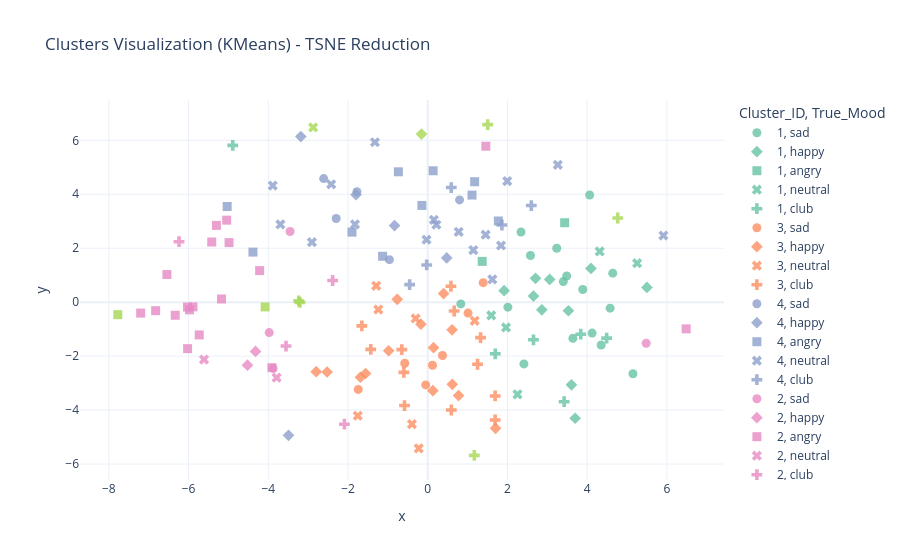

The notebook cell this image was saved under:
### Markdown cell above
## Krok 4: Klastrowanie wieloma algorytmami i Ewaluacja (Adjusted Rand Score)

### Code cell
import pandas as pd
from sklearn.manifold import TSNE

# Load original CSV to get 'title' and 'artist' columns
df_songs = pd.read_csv("data/processed/songs.csv")

def cluster_embeddings(embeddings: NDArray, algorithm_name: str, **kwargs):
    if algorithm_name == 'GaussianMixture':
        model = GaussianMixture(**kwargs)
        model.fit(embeddings)
        labels = model.predict(embeddings)
    elif algorithm_name == 'KMeans':
        model = KMeans(**kwargs)
        labels = model.fit_predict(embeddings)
    elif algorithm_name == 'AgglomerativeClustering':
        model = AgglomerativeClustering(**kwargs)
        labels = model.fit_predict(embeddings)
    else:
        raise ValueError("Unsupported algorithm in this example")
    return labels, model

# 1. KMeans
labels_kmeans, _ = cluster_embeddings(embeddings, 'KMeans', n_clusters=TRUE_K, random_state=42, n_init=10)
ari_kmeans = adjusted_rand_score(image_labels, labels_kmeans)

# 2. Gaussian Mixture Model (GMM)
labels_gmm, _ = cluster_embeddings(embeddings, 'GaussianMixture', n_components=TRUE_K, random_state=42)
ari_gmm = adjusted_rand_score(image_labels, labels_gmm)

# 3. Agglomerative Clustering (Hierarchical)
labels_agg, _ = cluster_embeddings(embeddings, 'AgglomerativeClustering', n_clusters=TRUE_K, linkage='ward')
ari_agg = adjusted_rand_score(image_labels, labels_agg)

print("\n--- Evaluation Results (Adjusted Rand Score) ---")
print(f"KMeans ARI:                  {ari_kmeans:.4f}")
print(f"Gaussian Mixture ARI:        {ari_gmm:.4f}")
print(f"Agglomerative Clustering ARI: {ari_agg:.4f}")

## Interactive Visualization of the best model using Plotly
def plot_embeddings(
    embeddings: NDArray, 
    clustering_results, 
    symbol: str, 
    color: str, 
    classes: list, 
    titles: list,
    artists: list,
    reduction_technique: str = "tsne"
):
    # Using t-SNE for dimensionality reduction for visualization
    transformer = TSNE(n_components=2, random_state=42, perplexity=30)
    reduced = transformer.fit_transform(embeddings)
    
    clustering_results = list(map(str, clustering_results))
    
    df = pd.DataFrame({
        "x": reduced[:, 0],
        "y": reduced[:, 1],
        "True_Mood": classes,
        "Cluster_ID": clustering_results,
        "Artist": artists,
        "Title": titles
    })
    
    df = df.astype({"True_Mood": "category", "Cluster_ID": "category"})
    title = f"Clusters Visualization (KMeans) - {reduction_technique.upper()} Reduction"
    
    fig = px.scatter(
        df, x="x", y="y",
        color="Cluster_ID",         # Color represents the assigned cluster
        symbol="True_Mood",         # Marker shape represents the true mood from CSV
        title=title, 
        # Customize hover data: disable X and Y, enable Artist, Title, Mood and Cluster
        hover_data={
            "x": False,
            "y": False,
            "Artist": True,
            "Title": True,
            "True_Mood": True,
            "Cluster_ID": True
        },
        color_discrete_sequence=px.colors.qualitative.Set2
    )
    fig.update_traces(marker=dict(size=9, opacity=0.8))
    fig.update_layout(template="plotly_white")
    fig.show()

print("\nGenerating an interactive plot for the KMeans model...")
plot_embeddings(
    embeddings=embeddings,
    clustering_results=labels_kmeans,
    symbol="True_Mood",
    color="Cluster_ID",
    classes=image_labels,
    titles=df_songs["title"].tolist(),    # Fetching titles
    artists=df_songs["artist"].tolist(),  # Fetching artists
    reduction_technique="tsne"
)

### Figure 1 — Plotly figure (JSON) as saved in the notebook; plotly's stock layout.template omitted (floating-point values rounded to 4 significant figures)
{"data": [{"customdata": [["Adele", "Hello", "sad", "1"], ["Adele", "Easy On Me", "sad", "1"], ["Adele", "Set Fire to the Rain", "sad", "1"], ["Adele", "Someone Like You", "sad", "1"], ["Adele", "When We Were Young", "sad", "1"], ["Adele", "All I Ask", "sad", "1"], ["Radiohead", "Creep", "sad", "1"], ["Radiohead", "Fake Plastic Trees", "sad", "1"], ["Radiohead", "All I Need", "sad", "1"], ["Lana Del Rey", "Born to Die", "sad", "1"], ["Billie Eilish", "WILDFLOWER", "sad", "1"], ["Billie Eilish", "when the party’s over", "sad", "1"], ["Billie Eilish", "Happier Than Ever", "sad", "1"], ["Billie Eilish", "everything i wanted", "sad", "1"], ["Billie Eilish", "idontwannabeyouanymore", "sad", "1"], ["Billie Eilish", "i love you", "sad", "1"]], "hovertemplate": "Cluster_ID=%{customdata[3]}<br>True_Mood=%{customdata[2]}<br>Artist=%{customdata[0]}<br>Title=%{customdata[1]}<extra></extra>", "legendgroup": "1, sad", "marker": {"color": "rgb(102,194,165)", "opacity": 0.8, "size": 9, "symbol": "circle"}, "mode": "markers", "name": "1, sad", "orientation": "v", "showlegend": true, "type": "scatter", "x": [3.89, 3.237, 0.83, 3.488, 2.341, 4.642, 4.063, 5.149, 2.413, 2.011, 3.401, 3.643, 4.576, 2.578, 4.352, 4.124], "xaxis": "x", "y": [0.4706, 1.998, -0.06547, 0.9705, 2.599, 1.076, 3.973, -2.653, -2.29, -0.1865, 0.7636, -1.342, -0.2221, 1.728, -1.588, -1.147], "yaxis": "y"}, {"customdata": [["Pharrell Williams", "Happy", "happy", "1"], ["Pharrell Williams", "Marilyn Monroe", "happy", "1"], ["Pharrell Williams", "Gust of Wind", "happy", "1"], ["Katy Perry", "The One That Got Away", "happy", "1"], ["Katy Perry", "I Kissed a Girl", "happy", "1"], ["Bruno Mars", "When I Was Your Man", "happy", "1"], ["Dua Lipa", "Don’t Start Now", "happy", "1"], ["Dua Lipa", "IDGAF", "happy", "1"], ["Dua Lipa", "Break My Heart", "happy", "1"], ["Dua Lipa", "Kiss and Make Up", "happy", "1"]], "hovertemplate": "Cluster_ID=%{customdata[3]}<br>True_Mood=%{customdata[2]}<br>Artist=%{customdata[0]}<br>Title=%{customdata[1]}<extra></extra>", "legendgroup": "1, happy", "marker": {"color": "rgb(102,194,165)", "opacity": 0.8, "size": 9, "symbol": "diamond"}, "mode": "markers", "name": "1, happy", "orientation": "v", "showlegend": true, "type": "scatter", "x": [3.53, 5.5, 1.917, 2.704, 3.699, 3.06, 2.654, 2.863, 4.096, 3.606], "xaxis": "x", "y": [-0.3192, 0.5463, 0.4237, 0.883, -4.304, 0.8417, 0.2261, -0.2842, 1.249, -3.063], "yaxis": "y"}, {"customdata": [["Slipknot", "Snuff", "angry", "1"], ["Korn", "Daddy", "angry", "1"]], "hovertemplate": "Cluster_ID=%{customdata[3]}<br>True_Mood=%{customdata[2]}<br>Artist=%{customdata[0]}<br>Title=%{customdata[1]}<extra></extra>", "legendgroup": "1, angry", "marker": {"color": "rgb(102,194,165)", "opacity": 0.8, "size": 9, "symbol": "square"}, "mode": "markers", "name": "1, angry", "orientation": "v", "showlegend": true, "type": "scatter", "x": [1.368, 3.436], "xaxis": "x", "y": [1.511, 2.944], "yaxis": "y"}, {"customdata": [["The Beatles", "In My Life", "neutral", "1"], ["The Beatles", "Hey Jude", "neutral", "1"], ["The Beatles", "Something", "neutral", "1"], ["Fleetwood Mac", "Silver Springs", "neutral", "1"], ["Fleetwood Mac", "Songbird", "neutral", "1"]], "hovertemplate": "Cluster_ID=%{customdata[3]}<br>True_Mood=%{customdata[2]}<br>Artist=%{customdata[0]}<br>Title=%{customdata[1]}<extra></extra>", "legendgroup": "1, neutral", "marker": {"color": "rgb(102,194,165)", "opacity": 0.8, "size": 9, "symbol": "x"}, "mode": "markers", "name": "1, neutral", "orientation": "v", "showlegend": true, "type": "scatter", "x": [4.315, 2.252, 5.253, 1.594, 1.965], "xaxis": "x", "y": [1.88, -3.417, 1.445, -0.4903, -0.9373], "yaxis": "y"}, {"customdata": [["David Guetta", "Say My Name", "club", "1"], ["David Guetta", "Don’t Leave Me Alone", "club", "1"], ["Calvin Harris", "One Kiss", "club", "1"], ["Calvin Harris", "Summer", "club", "1"], ["Disclosure", "Latch", "club", "1"], ["Disclosure", "You & Me (Flume Remix)", "club", "1"]], "hovertemplate": "Cluster_ID=%{customdata[3]}<br>True_Mood=%{customdata[2]}<br>Artist=%{customdata[0]}<br>Title=%{customdata[1]}<extra></extra>", "legendgroup": "1, club", "marker": {"color": "rgb(102,194,165)", "opacity": 0.8, "size": 9, "symbol": "cross"}, "mode": "markers", "name": "1, club", "orientation": "v", "showlegend": true, "type": "scatter", "x": [4.49, 3.84, 3.423, -4.891, 2.653, 1.695], "xaxis": "x", "y": [-1.335, -1.188, -3.689, 5.811, -1.395, -1.914], "yaxis": "y"}, {"customdata": [["Adele", "Rolling in the Deep", "sad", "3"], ["Lana Del Rey", "Young and Beautiful", "sad", "3"], ["Lana Del Rey", "Summertime Sadness", "sad", "3"], ["Lana Del Rey", "West Coast", "sad", "3"], ["Lana Del Rey", "Video Games", "sad", "3"], ["Lana Del Rey", "Norman fucking Rockwell", "sad", "3"], ["Lana Del Rey", "Diet Mountain Dew (The Flight Demo)", "sad", "3"]], "hovertemplate": "Cluster_ID=%{customdata[3]}<br>True_Mood=%{customdata[2]}<br>Artist=%{customdata[0]}<br>Title=%{customdata[1]}<extra></extra>", "legendgroup": "3, sad", "marker": {"color": "rgb(252,141,98)", "opacity": 0.8, "size": 9, "symbol": "circle"}, "mode": "markers", "name": "3, sad", "orientation": "v", "showlegend": true, "type": "scatter", "x": [1.011, 1.392, -0.05075, 0.1205, -1.743, 0.371, -0.5757], "xaxis": "x", "y": [-0.4054, 0.722, -3.068, -2.338, -3.236, -1.977, -2.265], "yaxis": "y"}, {"customdata": [["Pharrell Williams", "Sangria Wine", "happy", "3"], ["Pharrell Williams", "Frontin’", "happy", "3"], ["Katy Perry", "California Gurls", "happy", "3"], ["Katy Perry", "Dark Horse", "happy", "3"], ["Bruno Mars", "That’s What I Like", "happy", "3"], ["Bruno Mars", "Finesse (Remix)", "happy", "3"], ["Bruno Mars", "Versace on the Floor", "happy", "3"], ["Bruno Mars", "Risk It All", "happy", "3"], ["Bruno Mars", "24K Magic", "happy", "3"], ["Bruno Mars", "Locked Out of Heaven", "happy", "3"], ["Dua Lipa", "New Rules", "happy", "3"], ["Dua Lipa", "Levitating", "happy", "3"], ["Dua Lipa", "Blow Your Mind (Mwah)", "happy", "3"], ["Dua Lipa", "Be the One", "happy", "3"]], "hovertemplate": "Cluster_ID=%{customdata[3]}<br>True_Mood=%{customdata[2]}<br>Artist=%{customdata[0]}<br>Title=%{customdata[1]}<extra></extra>", "legendgroup": "3, happy", "marker": {"color": "rgb(252,141,98)", "opacity": 0.8, "size": 9, "symbol": "diamond"}, "mode": "markers", "name": "3, happy", "orientation": "v", "showlegend": true, "type": "scatter", "x": [1.702, 0.7736, -1.558, 0.1461, -1.689, -2.524, 0.6162, 0.3992, -2.797, -0.765, 0.611, 0.129, -0.9796, -0.1708], "xaxis": "x", "y": [-4.677, -3.462, -2.646, -1.689, -2.784, -2.589, -3.044, 0.319, -2.576, 0.1051, -1.026, -3.281, -1.802, -0.8147], "yaxis": "y"}, {"customdata": [["Coldplay", "The Scientist", "neutral", "3"], ["Coldplay", "Yellow", "neutral", "3"], ["Coldplay", "Hymn for the Weekend", "neutral", "3"], ["Coldplay", "Sparks", "neutral", "3"], ["Coldplay", "A Sky Full of Stars", "neutral", "3"], ["The Beatles", "Here Comes the Sun", "neutral", "3"], ["Fleetwood Mac", "The Chain", "neutral", "3"]], "hovertemplate": "Cluster_ID=%{customdata[3]}<br>True_Mood=%{customdata[2]}<br>Artist=%{customdata[0]}<br>Title=%{customdata[1]}<extra></extra>", "legendgroup": "3, neutral", "marker": {"color": "rgb(252,141,98)", "opacity": 0.8, "size": 9, "symbol": "x"}, "mode": "markers", "name": "3, neutral", "orientation": "v", "showlegend": true, "type": "scatter", "x": [-0.3027, -0.2249, -1.291, -1.755, -1.24, -0.395, 1.179], "xaxis": "x", "y": [-0.6039, -5.421, 0.606, -4.211, -0.2738, -4.522, -0.6917], "yaxis": "y"}, {"customdata": [["David Guetta", "2U", "club", "3"], ["David Guetta", "Hey Mama", "club", "3"], ["David Guetta", "I’m Good (Blue)", "club", "3"], ["David Guetta", "Flames", "club", "3"], ["David Guetta", "Where Them Girls At", "club", "3"], ["Calvin Harris", "Slide", "club", "3"], ["Calvin Harris", "Feels", "club", "3"], ["Calvin Harris", "Promises", "club", "3"], ["Calvin Harris", "This Is What You Came For", "club", "3"], ["Disclosure", "Magnets", "club", "3"], ["Disclosure", "You & Me", "club", "3"], ["FISHER", "Atmosphere", "club", "3"]], "hovertemplate": "Cluster_ID=%{customdata[3]}<br>True_Mood=%{customdata[2]}<br>Artist=%{customdata[0]}<br>Title=%{customdata[1]}<extra></extra>", "legendgroup": "3, club", "marker": {"color": "rgb(252,141,98)", "opacity": 0.8, "size": 9, "symbol": "cross"}, "mode": "markers", "name": "3, club", "orientation": "v", "showlegend": true, "type": "scatter", "x": [0.5823, 1.692, -0.5986, 0.6639, 0.592, -1.429, -1.652, -0.6493, 1.691, 1.25, 1.326, -0.5823], "xaxis": "x", "y": [0.5895, -3.477, -2.604, -0.3288, -3.998, -1.75, -0.8787, -1.759, -4.369, -2.302, -1.315, -3.832], "yaxis": "y"}, {"customdata": [["Adele", "Skyfall", "sad", "4"], ["Radiohead", "No Surprises", "sad", "4"], ["Radiohead", "Exit Music (For a Film)", "sad", "4"], ["Radiohead", "Let Down", "sad", "4"], ["Billie Eilish", "lovely", "sad", "4"]], "hovertemplate": "Cluster_ID=%{customdata[3]}<br>True_Mood=%{customdata[2]}<br>Artist=%{customdata[0]}<br>Title=%{customdata[1]}<extra></extra>", "legendgroup": "4, sad", "marker": {"color": "rgb(141,160,203)", "opacity": 0.8, "size": 9, "symbol": "circle"}, "mode": "markers", "name": "4, sad", "orientation": "v", "showlegend": true, "type": "scatter", "x": [-0.9612, -1.775, -2.611, -2.296, 0.7987], "xaxis": "x", "y": [1.575, 4.095, 4.582, 3.101, 3.789], "yaxis": "y"}, {"customdata": [["Pharrell Williams", "Double Life", "happy", "4"], ["Katy Perry", "Wide Awake", "happy", "4"], ["Katy Perry", "Chained to the Rhythm", "happy", "4"], ["Katy Perry", "Firework", "happy", "4"], ["Bruno Mars", "It Will Rain", "happy", "4"]], "hovertemplate": "Cluster_ID=%{customdata[3]}<br>True_Mood=%{customdata[2]}<br>Artist=%{customdata[0]}<br>Title=%{customdata[1]}<extra></extra>", "legendgroup": "4, happy", "marker": {"color": "rgb(141,160,203)", "opacity": 0.8, "size": 9, "symbol": "diamond"}, "mode": "markers", "name": "4, happy", "orientation": "v", "showlegend": true, "type": "scatter", "x": [-3.184, -3.492, -0.8312, -1.799, 0.4769], "xaxis": "x", "y": [6.137, -4.936, 2.838, 3.981, 1.64], "yaxis": "y"}, {"customdata": [["Slipknot", "Duality", "angry", "4"], ["Slipknot", "Wait and Bleed", "angry", "4"], ["System of a Down", "Chop Suey!", "angry", "4"], ["System of a Down", "Toxicity", "angry", "4"], ["System of a Down", "Aerials", "angry", "4"], ["System of a Down", "Lonely Day", "angry", "4"], ["Korn", "Freak On a Leash", "angry", "4"], ["Korn", "Blind", "angry", "4"], ["Korn", "Falling Away from Me", "angry", "4"], ["Korn", "Got the Life", "angry", "4"]], "hovertemplate": "Cluster_ID=%{customdata[3]}<br>True_Mood=%{customdata[2]}<br>Artist=%{customdata[0]}<br>Title=%{customdata[1]}<extra></extra>", "legendgroup": "4, angry", "marker": {"color": "rgb(141,160,203)", "opacity": 0.8, "size": 9, "symbol": "square"}, "mode": "markers", "name": "4, angry", "orientation": "v", "showlegend": true, "type": "scatter", "x": [1.112, -5.031, -0.7356, 0.1363, -1.131, -0.1453, 1.773, 1.177, -1.9, -4.384], "xaxis": "x", "y": [3.97, 3.546, 4.832, 4.87, 1.701, 3.585, 3.009, 4.465, 2.598, 1.856], "yaxis": "y"}, {"customdata": [["Coldplay", "Viva La Vida", "neutral", "4"], ["Coldplay", "Fix You", "neutral", "4"], ["Coldplay", "Adventure of a Lifetime", "neutral", "4"], ["The Beatles", "Yesterday", "neutral", "4"], ["The Beatles", "Let It Be", "neutral", "4"], ["The Beatles", "Eleanor Rigby", "neutral", "4"], ["Fleetwood Mac", "Dreams", "neutral", "4"], ["Fleetwood Mac", "Landslide", "neutral", "4"], ["Fleetwood Mac", "Rhiannon", "neutral", "4"], ["Fleetwood Mac", "Go Your Own Way", "neutral", "4"], ["Fleetwood Mac", "Gypsy", "neutral", "4"], ["Pink Floyd", "Wish You Were Here", "neutral", "4"], ["Pink Floyd", "Comfortably Numb", "neutral", "4"], ["Pink Floyd", "Time", "neutral", "4"], ["Pink Floyd", "Brain Damage", "neutral", "4"], ["Pink Floyd", "Breathe (In the Air)", "neutral", "4"], ["Pink Floyd", "Hey You", "neutral", "4"]], "hovertemplate": "Cluster_ID=%{customdata[3]}<br>True_Mood=%{customdata[2]}<br>Artist=%{customdata[0]}<br>Title=%{customdata[1]}<extra></extra>", "legendgroup": "4, neutral", "marker": {"color": "rgb(141,160,203)", "opacity": 0.8, "size": 9, "symbol": "x"}, "mode": "markers", "name": "4, neutral", "orientation": "v", "showlegend": true, "type": "scatter", "x": [-3.696, 1.145, 1.622, 1.996, -0.02971, -1.324, 0.7771, 1.454, 5.913, 0.1558, 1.84, -3.887, 3.264, -1.825, -2.904, -2.421, 0.2179], "xaxis": "x", "y": [2.882, 1.93, 0.8441, 4.487, 2.316, 5.928, 2.606, 2.501, 2.468, 3.052, 2.1, 4.322, 5.092, 2.884, 2.223, 4.368, 2.869], "yaxis": "y"}, {"customdata": [["Calvin Harris", "How Deep Is Your Love", "club", "4"], ["Disclosure", "Omen", "club", "4"], ["Disclosure", "Nocturnal", "club", "4"], ["Disclosure", "Help Me Lose My Mind", "club", "4"], ["FISHER", "Rain", "club", "4"]], "hovertemplate": "Cluster_ID=%{customdata[3]}<br>True_Mood=%{customdata[2]}<br>Artist=%{customdata[0]}<br>Title=%{customdata[1]}<extra></extra>", "legendgroup": "4, club", "marker": {"color": "rgb(141,160,203)", "opacity": 0.8, "size": 9, "symbol": "cross"}, "mode": "markers", "name": "4, club", "orientation": "v", "showlegend": true, "type": "scatter", "x": [-0.4532, 1.861, 0.5907, 2.599, -0.02536], "xaxis": "x", "y": [0.6503, 2.86, 4.248, 3.581, 1.379], "yaxis": "y"}, {"customdata": [["Radiohead", "Karma Police", "sad", "2"], ["Radiohead", "Paranoid Android", "sad", "2"], ["Lana Del Rey", "A&W", "sad", "2"], ["Billie Eilish", "bad guy", "sad", "2"]], "hovertemplate": "Cluster_ID=%{customdata[3]}<br>True_Mood=%{customdata[2]}<br>Artist=%{customdata[0]}<br>Title=%{customdata[1]}<extra></extra>", "legendgroup": "2, sad", "marker": {"color": "rgb(231,138,195)", "opacity": 0.8, "size": 9, "symbol": "circle"}, "mode": "markers", "name": "2, sad", "orientation": "v", "showlegend": true, "type": "scatter", "x": [-3.976, -3.453, 5.481, -3.88], "xaxis": "x", "y": [-1.128, 2.62, -1.521, -2.455], "yaxis": "y"}, {"customdata": [["Pharrell Williams", "Cash In Cash Out", "happy", "2"], ["Katy Perry", "Swish Swish", "happy", "2"]], "hovertemplate": "Cluster_ID=%{customdata[3]}<br>True_Mood=%{customdata[2]}<br>Artist=%{customdata[0]}<br>Title=%{customdata[1]}<extra></extra>", "legendgroup": "2, happy", "marker": {"color": "rgb(231,138,195)", "opacity": 0.8, "size": 9, "symbol": "diamond"}, "mode": "markers", "name": "2, happy", "orientation": "v", "showlegend": true, "type": "scatter", "x": [-4.522, -4.319], "xaxis": "x", "y": [-2.338, -1.828], "yaxis": "y"}, {"customdata": [["Rage Against the Machine", "Killing in the Name", "angry", "2"], ["Rage Against the Machine", "Bulls on Parade", "angry", "2"], ["Rage Against the Machine", "Know Your Enemy", "angry", "2"], ["Rage Against the Machine", "Wake Up", "angry", "2"], ["Rage Against the Machine", "Sleep Now in the Fire", "angry", "2"], ["Rage Against the Machine", "Guerrilla Radio", "angry", "2"], ["Rage Against the Machine", "Bullet in the Head", "angry", "2"], ["Rage Against the Machine", "Take the Power Back", "angry", "2"], ["Slipknot", "Psychosocial", "angry", "2"], ["Slipknot", "(sic)", "angry", "2"], ["Slipknot", "Unsainted", "angry", "2"], ["Slipknot", "The Devil in I", "angry", "2"], ["Slipknot", "Eyeless", "angry", "2"], ["System of a Down", "B.Y.O.B.", "angry", "2"], ["System of a Down", "Sugar", "angry", "2"], ["System of a Down", "Prison Song", "angry", "2"], ["Korn", "All in the Family", "angry", "2"], ["Korn", "Faget", "angry", "2"]], "hovertemplate": "Cluster_ID=%{customdata[3]}<br>True_Mood=%{customdata[2]}<br>Artist=%{customdata[0]}<br>Title=%{customdata[1]}<extra></extra>", "legendgroup": "2, angry", "marker": {"color": "rgb(231,138,195)", "opacity": 0.8, "size": 9, "symbol": "square"}, "mode": "markers", "name": "2, angry", "orientation": "v", "showlegend": true, "type": "scatter", "x": [-6.543, -6.334, -6.026, -5.977, -5.418, -6.826, -7.201, -5.889, -5.301, -5.173, -5.044, -4.984, 1.458, -5.732, -4.217, -6.025, -3.909, 6.485], "xaxis": "x", "y": [1.024, -0.4861, -0.1813, -0.2865, 2.231, -0.3149, -0.4057, -0.1742, 2.846, 0.1184, 3.04, 2.207, 5.781, -1.215, 1.17, -1.724, -2.428, -0.99], "yaxis": "y"}, {"customdata": [["The Beatles", "Come Together", "neutral", "2"], ["Pink Floyd", "Money", "neutral", "2"]], "hovertemplate": "Cluster_ID=%{customdata[3]}<br>True_Mood=%{customdata[2]}<br>Artist=%{customdata[0]}<br>Title=%{customdata[1]}<extra></extra>", "legendgroup": "2, neutral", "marker": {"color": "rgb(231,138,195)", "opacity": 0.8, "size": 9, "symbol": "x"}, "mode": "markers", "name": "2, neutral", "orientation": "v", "showlegend": true, "type": "scatter", "x": [-3.791, -5.612], "xaxis": "x", "y": [-2.799, -2.127], "yaxis": "y"}, {"customdata": [["David Guetta", "Titanium", "club", "2"], ["Calvin Harris", "Rollin", "club", "2"], ["Disclosure", "When a Fire Starts to Burn", "club", "2"], ["FISHER", "You Little Beauty", "club", "2"]], "hovertemplate": "Cluster_ID=%{customdata[3]}<br>True_Mood=%{customdata[2]}<br>Artist=%{customdata[0]}<br>Title=%{customdata[1]}<extra></extra>", "legendgroup": "2, club", "marker": {"color": "rgb(231,138,195)", "opacity": 0.8, "size": 9, "symbol": "cross"}, "mode": "markers", "name": "2, club", "orientation": "v", "showlegend": true, "type": "scatter", "x": [-2.385, -3.554, -6.239, -2.09], "xaxis": "x", "y": [0.8035, -1.626, 2.241, -4.524], "yaxis": "y"}, {"customdata": [["Pharrell Williams", "Freedom", "happy", "0"]], "hovertemplate": "Cluster_ID=%{customdata[3]}<br>True_Mood=%{customdata[2]}<br>Artist=%{customdata[0]}<br>Title=%{customdata[1]}<extra></extra>", "legendgroup": "0, happy", "marker": {"color": "rgb(166,216,84)", "opacity": 0.8, "size": 9, "symbol": "diamond"}, "mode": "markers", "name": "0, happy", "orientation": "v", "showlegend": true, "type": "scatter", "x": [-0.1562], "xaxis": "x", "y": [6.231], "yaxis": "y"}, {"customdata": [["System of a Down", "Hypnotize", "angry", "0"], ["Korn", "Twist", "angry", "0"]], "hovertemplate": "Cluster_ID=%{customdata[3]}<br>True_Mood=%{customdata[2]}<br>Artist=%{customdata[0]}<br>Title=%{customdata[1]}<extra></extra>", "legendgroup": "0, angry", "marker": {"color": "rgb(166,216,84)", "opacity": 0.8, "size": 9, "symbol": "square"}, "mode": "markers", "name": "0, angry", "orientation": "v", "showlegend": true, "type": "scatter", "x": [-7.774, -4.079], "xaxis": "x", "y": [-0.4633, -0.1764], "yaxis": "y"}, {"customdata": [["Pink Floyd", "Another Brick in the Wall, Pt. 2", "neutral", "0"]], "hovertemplate": "Cluster_ID=%{customdata[3]}<br>True_Mood=%{customdata[2]}<br>Artist=%{customdata[0]}<br>Title=%{customdata[1]}<extra></extra>", "legendgroup": "0, neutral", "marker": {"color": "rgb(166,216,84)", "opacity": 0.8, "size": 9, "symbol": "x"}, "mode": "markers", "name": "0, neutral", "orientation": "v", "showlegend": true, "type": "scatter", "x": [-2.874], "xaxis": "x", "y": [6.476], "yaxis": "y"}, {"customdata": [["FISHER", "Losing It", "club", "0"], ["FISHER", "Stop It", "club", "0"], ["FISHER", "Take It Off", "club", "0"], ["FISHER", "Ya Kidding", "club", "0"], ["FISHER", "Crowd Control", "club", "0"]], "hovertemplate": "Cluster_ID=%{customdata[3]}<br>True_Mood=%{customdata[2]}<br>Artist=%{customdata[0]}<br>Title=%{customdata[1]}<extra></extra>", "legendgroup": "0, club", "marker": {"color": "rgb(166,216,84)", "opacity": 0.8, "size": 9, "symbol": "cross"}, "mode": "markers", "name": "0, club", "orientation": "v", "showlegend": true, "type": "scatter", "x": [4.768, -3.236, 1.17, -3.205, 1.506], "xaxis": "x", "y": [3.12, 0.04754, -5.68, -0.006595, 6.581], "yaxis": "y"}], "layout": {"legend": {"title": {"text": "Cluster_ID, True_Mood"}, "tracegroupgap": 0}, "title": {"text": "Clusters Visualization (KMeans) - TSNE Reduction"}, "xaxis": {"anchor": "y", "domain": [0, 1], "title": {"text": "x"}}, "yaxis": {"anchor": "x", "domain": [0, 1], "title": {"text": "y"}}}}
